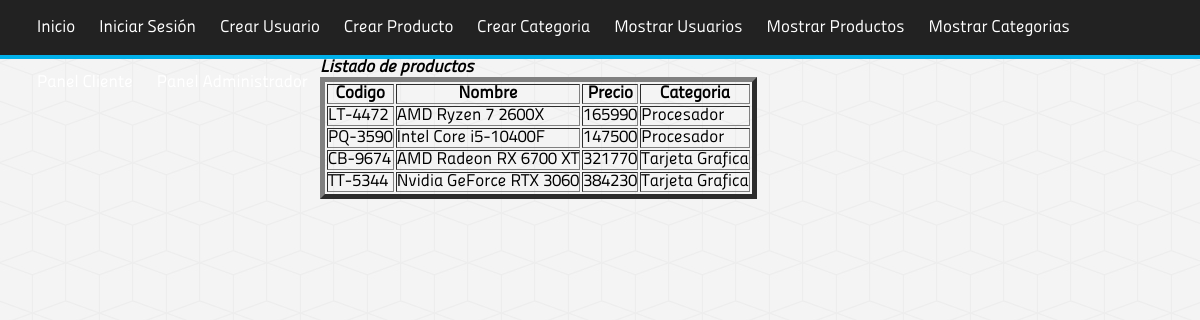
The app's page /Producto/MostrarProductos with its own data.
### tables this page shows
CREATE TABLE `producto` (
  `codigo` varchar(45) NOT NULL,
  `nombre` varchar(45) NOT NULL,
  `precio` double NOT NULL,
  `categoria_id` int(11) NOT NULL
);

CREATE TABLE `categoria` (
  `id` int(11) NOT NULL,
  `nombre` varchar(45) NOT NULL
);

### controllers/ProductoControlador.php (called while the page is built, shortened)
<?php
class ProductoControlador {
	public function renderizarVistaMostrarProductos() {
		require_once 'models/dao/ProductoDAO.php';
		$daoProducto = new ProductoDAO();
		$productos = $daoProducto->getAllFK("nombre");
		require_once 'views/mostrar_productos.php';
	}
}
?>

### config/database.php (called while the page is built)
<?php
class Database {
	private static $servidor = "localhost";
	private static $usuario = "root";
	private static $clave = "root";
	private static $baseDeDatos = "dbcontroladorfrontalmvc";
	private static $puerto = 3306;
	public static function conectar() {
		$db = new mysqli(DataBase::$servidor, DataBase::$usuario, DataBase::$clave, DataBase::$baseDeDatos, DataBase::$puerto);
		$db->query("SET NAMES 'utf8'");
		return $db;
	}
}
?>

### models/dao/ProductoDAO.php (called while the page is built, shortened)
<?php
if (file_exists('config/database.php')) {
	require_once 'config/database.php';
}
else {
	require_once '../config/database.php';
}
?>
<?php
class ProductoDAO {
	public $db;
	public function __construct() {
		$this->db = Database::conectar();
	}
	public function getAllFK($categoria) {
		$query = $this->db->query("SELECT producto.codigo, producto.nombre, producto.precio, categoria.{$categoria} AS 'categoria_{$categoria}' FROM producto, categoria WHERE producto.categoria_id = categoria.id");
		return $query;
	}
}
?>

### views/mostrar_productos.php (the view, shortened to what this page needs)
<!doctype html>
<html lang="es">
<head>
	<?php require_once 'views/includes/head_styles.php'; ?>
</head>
<body>
	<?php require_once 'views/includes/header.php'; ?>
	<h1>Listado de productos</h1>
	<table border="5px">
		<tr>
			<th>Codigo</th>
			<th>Nombre</th>
			<th>Precio</th>
			<th>Categoria</th>
		</tr>
	<?php
	while ($producto = $productos->fetch_object()):
	?>
		<tr>
			<td><?=$producto->codigo?></td>
			<td><?=$producto->nombre?></td>
			<td><?=$producto->precio?></td>
			<td><?=$producto->categoria_nombre?></td>
		</tr>
	<?php
	endwhile;
	?>
	</table>
</body>
</html>

### index.php (shortened to what this page needs)
<?php
if (isset($_GET["controlador"]) && file_exists("controllers/" . $_GET["controlador"] . ".php")) {
	$controlador = new $_GET["controlador"]();
	if (isset($_GET["accion"]) && method_exists($controlador, $_GET["accion"])) {
		$accion = $_GET["accion"];
		$controlador->$accion();
	} else {
		require_once 'views/error.php';
	}
} else {
	require_once 'views/error.php';
}
?>

### views/includes/head_styles.php
<link rel="stylesheet" href="<?=BASE_URL?>assets/css/styles.css?<?=TIME_UPDATE_CSS?>"/>

### views/includes/header.php
<header>
	<nav>
		<ul>
			<li><a href="<?=BASE_URL?>">Inicio</a></li>
			<li><a href="<?=BASE_URL . "Usuario/IniciarSesion"?>">Iniciar Sesión</a></li>
			<li><a href="<?=BASE_URL . "Usuario/CrearUsuario"?>">Crear Usuario</a></li>
			<li><a href="<?=BASE_URL . "Producto/CrearProducto"?>">Crear Producto</a></li>
			<li><a href="<?=BASE_URL . "Categoria/CrearCategoria"?>">Crear Categoria</a></li>
			<li><a href="<?=BASE_URL . "Usuario/MostrarUsuarios"?>">Mostrar Usuarios</a></li>
			<li><a href="<?=BASE_URL . "Producto/MostrarProductos"?>">Mostrar Productos</a></li>
			<li><a href="<?=BASE_URL . "Categoria/MostrarCategorias"?>">Mostrar Categorias</a></li>
			<li><a href="<?=BASE_URL . "Usuario/PanelCliente"?>">Panel Cliente</a></li>
			<li><a href="<?=BASE_URL . "Usuario/PanelAdministrador"?>">Panel Administrador</a></li>
		</ul>
	</nav>
</header>

### assets/css/styles.css (style rules this page uses)
* { font-family: Panefresco-400wt-Regular-Custom; padding: 0px; margin: 0px; color: black; font-size: 17px; }
body { background: url(../img/cubes.png) #F4F4F4; }
h1 { font-family: Panefresco-400wt-Italic-Custom; }
header { background: #F0F0F0; }
nav { background: #222; color: white; height: 55px; clear: both; border-bottom: 4px solid #01B1EA; }
nav ul { list-style: none; text-decoration: none; margin: 0px auto; margin-left: 25px; }
nav ul li { line-height: 55px; float: left; }
nav ul li a { display: block; color: white; text-decoration: none; padding-left: 12px; padding-right: 12px; transition: all 300ms; }

### records on screen
producto: codigo "LT-4472", nombre "AMD Ryzen 7 2600X", precio "165990", categoria.nombre "Procesador"
producto: codigo "PQ-3590", nombre "Intel Core i5-10400F", precio "147500", categoria.nombre "Procesador"
producto: codigo "CB-9674", nombre "AMD Radeon RX 6700 XT", precio "321770", categoria.nombre "Tarjeta Grafica"
producto: codigo "TT-5344", nombre "Nvidia GeForce RTX 3060", precio "384230", categoria.nombre "Tarjeta Grafica"
